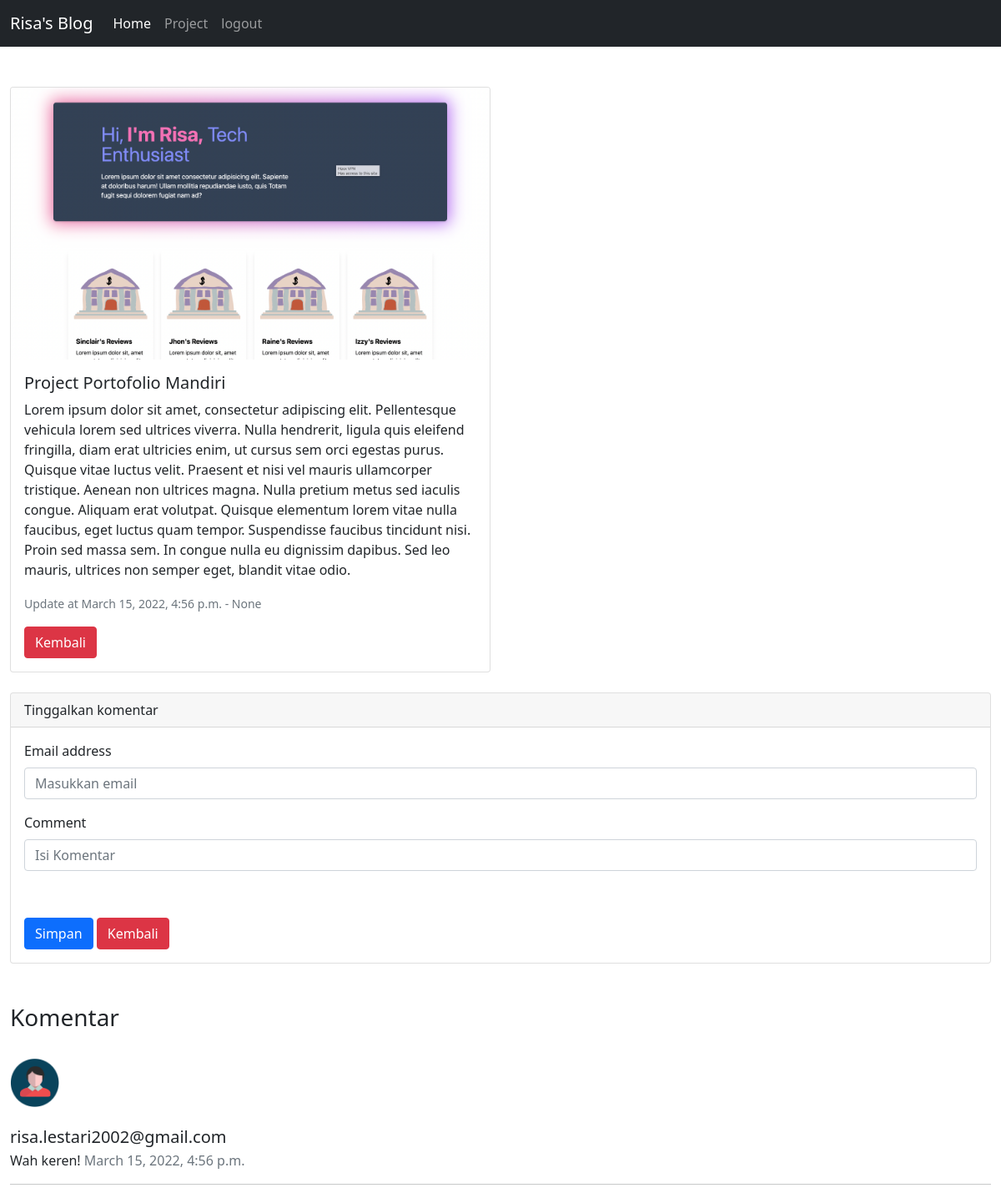
Before: /blog/project-portofolio-mandiri with the older database file.
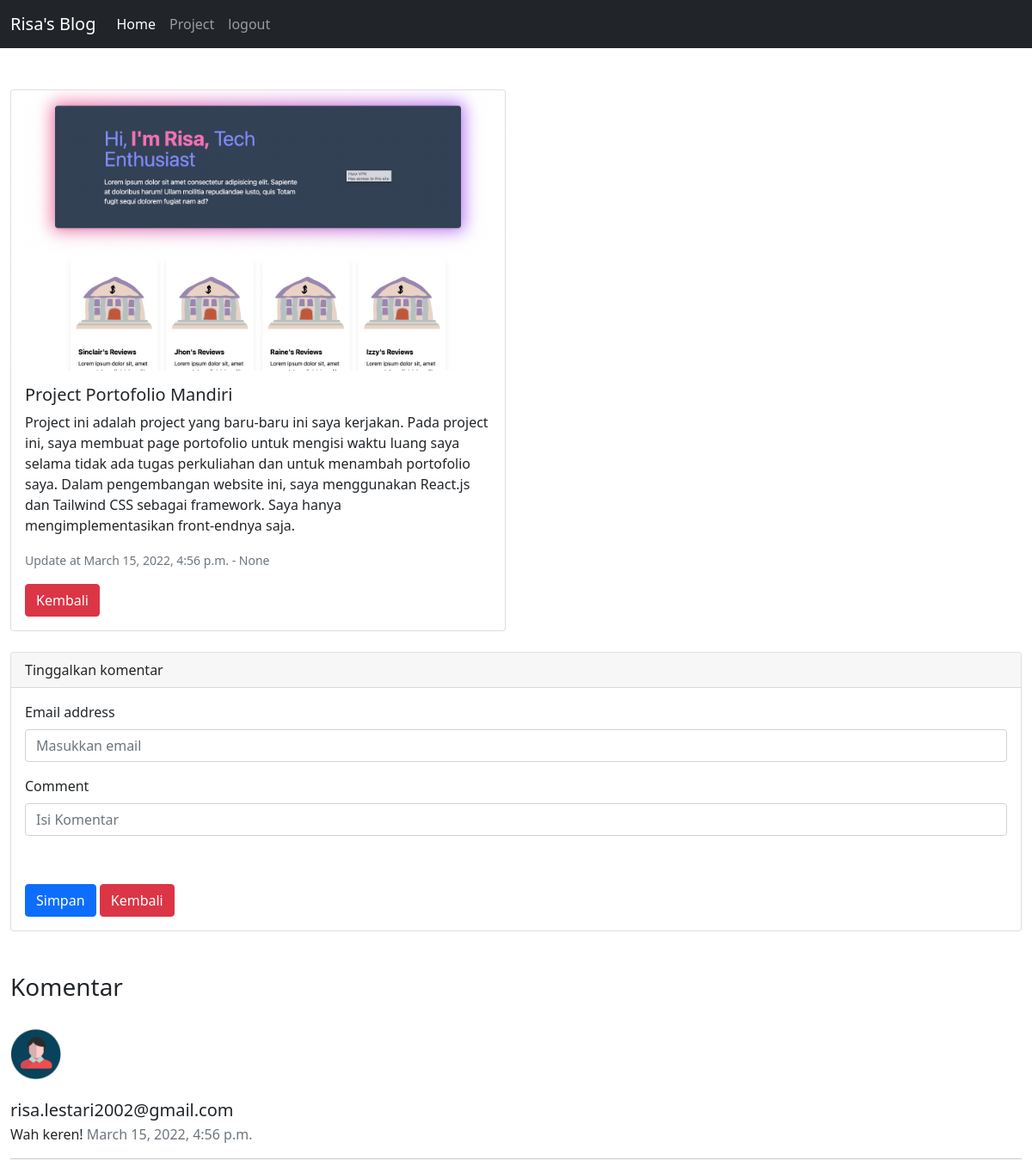
After: the same page with the newer database file.
### blog/models.py (models this page shows, shortened)
class artikel(models.Model):
    judul = models.CharField(max_length=50)
    isi = models.TextField(max_length=1000, null=True, blank=True)
    tanggal = models.DateTimeField(auto_now_add=True, null=True, blank=True)
    kategori = models.ForeignKey(kategori, on_delete = models.SET_NULL, blank=True, null = True)
    slug = models.SlugField(editable= False, blank= True, null = True)
    gambar = models.ImageField(upload_to = 'media/', blank=True, null= True)

class komen(models.Model):
    artikel = models.ForeignKey(artikel, on_delete=models.SET_NULL, blank= True, null =True)
    tanggal = models.DateTimeField(auto_now_add=True, blank=True, null=True)
    isi = models.TextField(max_length=500, blank= True, null=True)
    email = models.EmailField(max_length=500, blank = True, null=True)

### blog/views.py (the view, shortened to what this page needs)
# urls.py: path('<slug:blogslug>', views.show, name = 'show'),
def show(request, blogslug):
    data_artikel = models.artikel.objects.get(slug= blogslug)
    data_komen = models.komen.objects.filter(artikel = models.artikel.objects.get(slug = blogslug)).order_by('-id')
    context = {
        'formnya' : forms.komen_form(),
        'halaman' : 'detail artikel',
        'data' : data_artikel,
        'komens' : data_komen
    }
    return render(request, 'blog/show.html', context)

### blog/forms.py
class komen_form(forms.Form):
    email = forms.EmailField(
        max_length = 50,
        widget = forms.TextInput(
            attrs={
                'class' : 'form-control',
                'placeholder' : 'Masukkan email'
            }
        )
    )
    isi = forms.CharField(
        max_length = 50,
        widget = forms.TextInput(
            attrs={
                'class' : 'form-control',
                'placeholder' : 'Isi Komentar'
            }
        )
    )

### blog/templates/blog/show.html (shortened to what this page needs)
<!DOCTYPE html>
<html lang="en">
<head>
    <link href="https://cdn.jsdelivr.net/npm/bootstrap@5.1.3/dist/css/bootstrap.min.css" rel="stylesheet" />
</head>
<body>
    {% extends 'layout/base_user.html' %} {% load static %} {% block content%}
    <div class="container-fluid">
        <br><br>
        <div class="jumbotron">
            <div class="row row-cols-1 row-cols-md-2 g-4">
                <div class="col">
                    <div class="card">
                        <img src="{{data.gambar.url}}" class="card-img-top" alt="gambar">
                        <div class="card-body">
                            <h5 class="card-title">{{data.judul}}</h5>
                            <p>{{data.isi}}</p>
                            <p class="card-text"><small class="text-muted">Update at {{data.tanggal}} - {{data.kategori}}</small></p>
                            <button class="btn btn-danger" onclick="history.go(-1)">Kembali</button>
                        </div>
                    </div>
                </div>
            </div>
            <br>
            <div class="card">
                <div class="card-header">
                    Tinggalkan komentar
                </div>
                <div class="card-body">
                    <form method="POST" action="{% url 'blog:show' data.slug %}">
                        <div class="mb-3">
                            <label for="exampleInputEmail1" class="form-label">Email address</label> {{formnya.email}}
                        </div>
                        <div class="mb-3">
                            <label for="exampleInputPassword1" class="form-label">Comment</label> {{ formnya.isi }}
                        </div>
                        <div class="mb-3 form-check">
                        </div>
                        <button type="submit" class="btn btn-primary">Simpan</button>
                        <button type="button" class="btn btn-danger">Kembali</button>
                    </form>
                </div>
            </div>
            <br><br>
            <h3>Komentar</h3>
            <br>
            <ul class="list-unstyled ">
                {% for komen in komens %}
                <li class="media">
                    <img class="mr-3" src=" {% static 'img/user.png' %}" width="5%" alt="Generic placeholder image">
                    <br><br>
                    <div class="media-body">
                        <h5 class="mt-0 mb-1">{{komen.email}}</h5>
                        {{komen.isi}}
                        <span class="text-muted">{{komen.tanggal}}</span>
                    </div>
                </li>
                <hr> {% endfor %}
            </ul>
            {% endblock content %}

### templates/layout/base_user.html (shortened to what this page needs)
{% load static %}
<!DOCTYPE html>
<html lang="en">
<head>
    <link href="{% static 'css/bootstrap.min.css'%}" rel="stylesheet" />
</head>
<body>
    {% include 'layout/nav_user.html'%} {% block content %} {% endblock content %}
</body>
</html>

### templates/layout/nav_user.html (shortened to what this page needs)
<!DOCTYPE html>
<html lang="en">
<head>
</head>
<body>
    <nav class="navbar navbar-expand-lg navbar-dark bg-dark">
        <div class="container-fluid">
            <a class="navbar-brand" href="{% url 'home' %}">Risa's Blog</a>
            <div class="collapse navbar-collapse" id="navbarNav">
                <ul class="navbar-nav">
                    <li class="nav-item">
                        <a class="nav-link active" aria-current="page" href="{% url 'home' %}">Home</a>
                    </li>
                    <li>
                        <a href="{% url 'blog:index' %}" class="nav-link">Project</a>
                    </li>
                    <li class="nav-item">
                        <a class="nav-link" href="{% url 'logout' %}">logout</a>
                    </li>
                </ul>
            </div>
        </div>
    </nav>
</body>
</html>

Changed rows visible on the page:
changed artikel "Project Portofolio Mandiri": isi "Lorem ipsum dolor sit amet, consectetur adipiscing elit. Pellentesque vehicula lorem sed ultrices viverra. Nulla hendrerit, ligula quis eleifend fringilla, diam erat ultricies enim, ut cursus sem orci egestas purus. Quisque vitae luctus velit. Praesent et nisi vel mauris ullamcorper tristique. Aenean non ultrices magna. Nulla pretium metus sed iaculis congue. Aliquam erat volutpat. Quisque elementum lorem vitae nulla faucibus, eget luctus quam tempor. Suspendisse faucibus tincidunt nisi. Proin sed massa sem. In congue nulla eu dignissim dapibus. Sed leo mauris, ultrices non semper eget, blandit vitae odio." → "Project ini adalah project yang baru-baru ini saya kerjakan. Pada project ini, saya membuat page portofolio untuk mengisi waktu luang saya selama tidak ada tugas perkuliahan dan untuk menambah portofolio saya. Dalam pengembangan website ini, saya menggunakan React.js dan Tailwind CSS sebagai framework. Saya hanya mengimplementasikan front-endnya saja."
